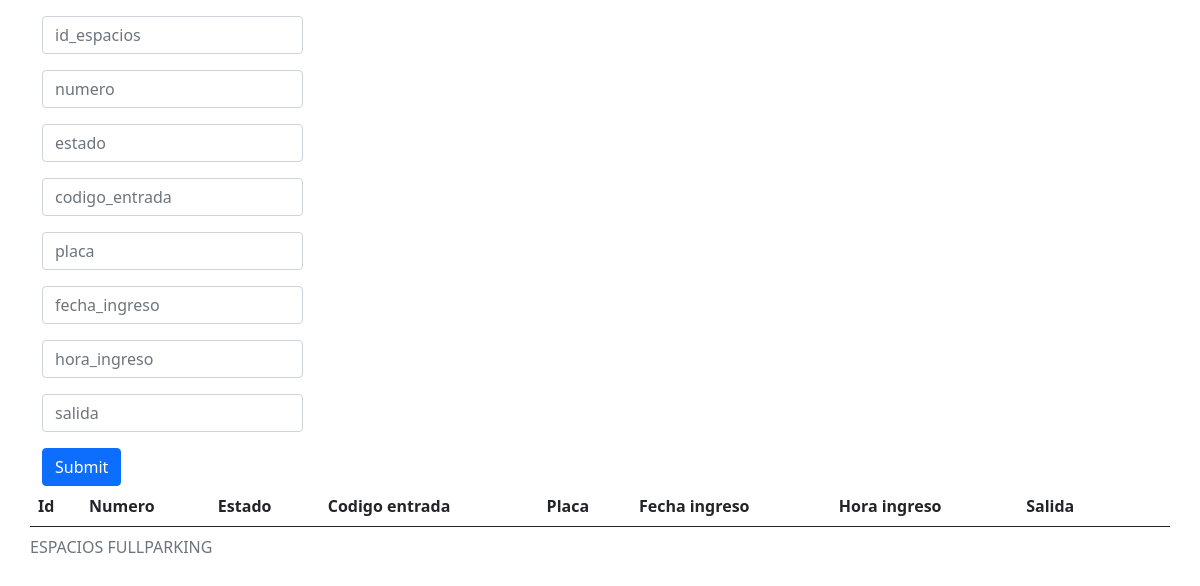
/Espacios/index.php, run on an earlier commit of the app's database.
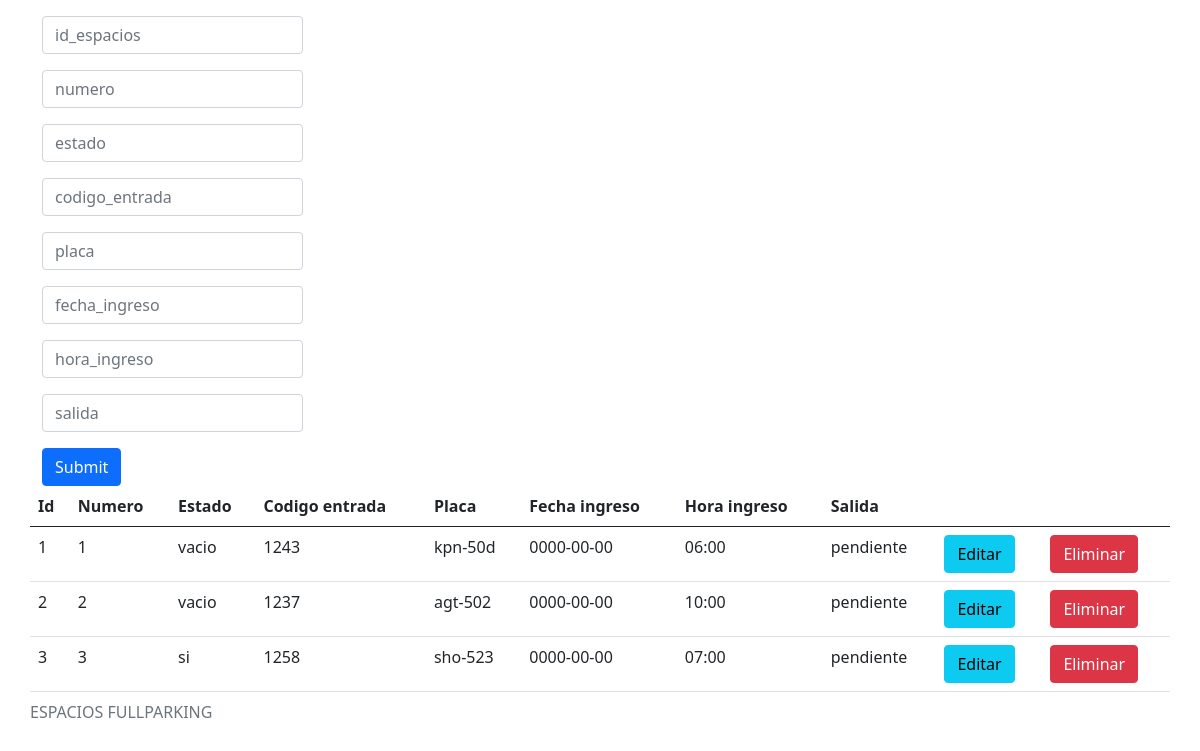
And on a later commit of the database.
### tables this page shows
CREATE TABLE `espacios` (
  `id_espacios` int(200) NOT NULL,
  `numero` varchar(200) NOT NULL,
  `estado` varchar(200) NOT NULL,
  `codigo_entrada` varchar(200) NOT NULL,
  `placa` varchar(200) NOT NULL,
  `fecha_ingreso` date NOT NULL,
  `hora_ingreso` varchar(200) NOT NULL,
  `salida` varchar(200) NOT NULL
);

### Espacios/index.php (the view, shortened to what this page needs)
<?php
$con = conectar();
$sql = "SELECT * FROM espacios";
$query = mysqli_query($con, $sql);
?>
<!DOCTYPE html>
<html lang="es">
<head>
    <link href="https://cdn.jsdelivr.net/npm/bootstrap@5.1.0/dist/css/bootstrap.min.css" rel="stylesheet">
</head>
<body>
    <div class="container mt-3">
<div class="row">
    <div class="col-md-3">
        <form action="Insert.php"method="POST">
            <input type ="text" class="form-control mb-3" name="id_espacios"placeholder="id_espacios">
            <input type ="text" class="form-control mb-3" name="numero"placeholder="numero">
            <input type ="text" class="form-control mb-3" name="estado"placeholder="estado">
            <input type ="text" class="form-control mb-3" name="codigo_entrada"placeholder="codigo_entrada">
            <input type ="text" class="form-control mb-3" name="placa"placeholder="placa">
            <input type ="text" class="form-control mb-3" name="fecha_ingreso"placeholder="fecha_ingreso">
            <input type ="text" class="form-control mb-3" name="hora_ingreso"placeholder="hora_ingreso">
            <input type ="text" class="form-control mb-3" name="salida"placeholder="salida">
            <input type="submit" class="btn btn-primary btn-block">
        </form>
    </div>
<div class="col-md-8"></div>
            <table class="table">
            <caption>ESPACIOS FULLPARKING</caption>
            <thead class="thead-dark">
                <tr>
                <th scope="col">Id</th>
                <th scope="col">Numero</th>
                <th scope="col">Estado</th>
                <th scope="col">Codigo entrada</th>
                <th scope="col">Placa</th>
                <th scope="col">Fecha ingreso</th>
                <th scope="col">Hora ingreso</th>
                <th scope="col">Salida</th>
                <th></th>
                <th></th>
                </tr>
            </thead>
            <tbody>
        <?php
        while($row = mysqli_fetch_array($query)){
        ?>
          <tr>
              <td><?php echo $row["id_espacios"]?></td>
              <td><?php echo $row["numero"]?></td>
              <td><?php echo $row["estado"]?></td>
              <td><?php echo $row["codigo_entrada"]?></td>
              <td><?php echo $row["placa"]?></td>
              <td><?php echo $row["fecha_ingreso"]?></td>
              <td><?php echo $row["hora_ingreso"]?></td>
              <td><?php echo $row["salida"]?></td>
              <td><a href="Actualizar.php?id=<?php echo $row["id_espacios"]?>"class="btn btn-info"> Editar</a></td>
              <td><a href="Delete.php?id=<?php echo $row["id_espacios"]?>" class="btn btn-danger"> Eliminar</a></td>
          </tr>
          <?php
        }
        ?>
            </tbody>
            </table>
    </div>
</body>
</html>

What changed in the data, as far as the page shows it:
added espacios: id_espacios "1", numero "1", estado "vacio", codigo_entrada "1243", placa "kpn-50d", fecha_ingreso "0000-00-00", hora_ingreso "06:00", salida "pendiente"
added espacios: id_espacios "2", numero "2", estado "vacio", codigo_entrada "1237", placa "agt-502", fecha_ingreso "0000-00-00", hora_ingreso "10:00", salida "pendiente"
added espacios: id_espacios "3", numero "3", estado "si", codigo_entrada "1258", placa "sho-523", fecha_ingreso "0000-00-00", hora_ingreso "07:00", salida "pendiente"
